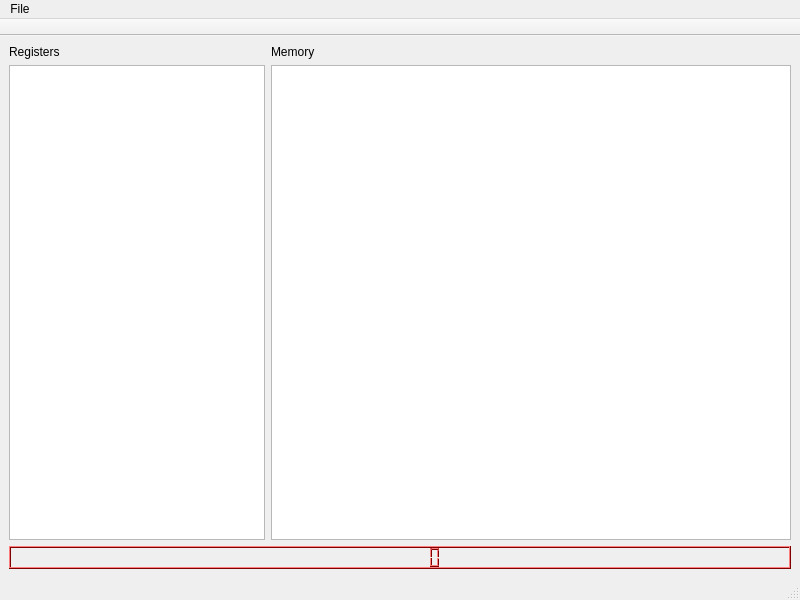
<?xml version="1.0" encoding="UTF-8"?>
<ui version="4.0">
 <class>TLEmulator</class>
 <widget class="QMainWindow" name="TLEmulator">
  <property name="geometry">
   <rect>
    <x>0</x>
    <y>0</y>
    <width>800</width>
    <height>600</height>
   </rect>
  </property>
  <property name="windowTitle">
   <string>TLEmulator</string>
  </property>
  <widget class="QWidget" name="centralwidget">
   <layout class="QVBoxLayout" name="verticalLayout">
    <item>
     <layout class="QHBoxLayout" name="horizontalLayout_2">
      <item>
       <layout class="QVBoxLayout" name="verticalLayout_2">
        <item>
         <widget class="QLabel" name="register_list">
          <property name="text">
           <string>Registers</string>
          </property>
         </widget>
        </item>
        <item>
         <widget class="QListView" name="register_view">
          <property name="sizePolicy">
           <sizepolicy hsizetype="Maximum" vsizetype="Expanding">
            <horstretch>0</horstretch>
            <verstretch>0</verstretch>
           </sizepolicy>
          </property>
          <property name="maximumSize">
           <size>
            <width>275</width>
            <height>16777215</height>
           </size>
          </property>
         </widget>
        </item>
       </layout>
      </item>
      <item>
       <layout class="QVBoxLayout" name="verticalLayout_3">
        <item>
         <widget class="QLabel" name="memory_label">
          <property name="text">
           <string>Memory</string>
          </property>
         </widget>
        </item>
        <item>
         <widget class="QListView" name="memory_view">
          <property name="enabled">
           <bool>true</bool>
          </property>
          <property name="selectionMode">
           <enum>QAbstractItemView::NoSelection</enum>
          </property>
         </widget>
        </item>
       </layout>
      </item>
     </layout>
    </item>
    <item>
     <layout class="QGridLayout" name="gridLayout">
      <item row="0" column="0">
       <widget class="QLCDNumber" name="lcdNumber">
        <property name="palette">
         <palette>
          <active>
           <colorrole role="WindowText">
            <brush brushstyle="SolidPattern">
             <color alpha="255">
              <red>0</red>
              <green>0</green>
              <blue>0</blue>
             </color>
            </brush>
           </colorrole>
           <colorrole role="Button">
            <brush brushstyle="SolidPattern">
             <color alpha="255">
              <red>255</red>
              <green>0</green>
              <blue>0</blue>
             </color>
            </brush>
           </colorrole>
           <colorrole role="Light">
            <brush brushstyle="SolidPattern">
             <color alpha="255">
              <red>255</red>
              <green>127</green>
              <blue>127</blue>
             </color>
            </brush>
           </colorrole>
           <colorrole role="Midlight">
            <brush brushstyle="SolidPattern">
             <color alpha="255">
              <red>255</red>
              <green>63</green>
              <blue>63</blue>
             </color>
            </brush>
           </colorrole>
           <colorrole role="Dark">
            <brush brushstyle="SolidPattern">
             <color alpha="255">
              <red>127</red>
              <green>0</green>
              <blue>0</blue>
             </color>
            </brush>
           </colorrole>
           <colorrole role="Mid">
            <brush brushstyle="SolidPattern">
             <color alpha="255">
              <red>170</red>
              <green>0</green>
              <blue>0</blue>
             </color>
            </brush>
           </colorrole>
           <colorrole role="Text">
            <brush brushstyle="SolidPattern">
             <color alpha="255">
              <red>0</red>
              <green>0</green>
              <blue>0</blue>
             </color>
            </brush>
           </colorrole>
           <colorrole role="BrightText">
            <brush brushstyle="SolidPattern">
             <color alpha="255">
              <red>255</red>
              <green>255</green>
              <blue>255</blue>
             </color>
            </brush>
           </colorrole>
           <colorrole role="ButtonText">
            <brush brushstyle="SolidPattern">
             <color alpha="255">
              <red>0</red>
              <green>0</green>
              <blue>0</blue>
             </color>
            </brush>
           </colorrole>
           <colorrole role="Base">
            <brush brushstyle="SolidPattern">
             <color alpha="255">
              <red>255</red>
              <green>255</green>
              <blue>255</blue>
             </color>
            </brush>
           </colorrole>
           <colorrole role="Window">
            <brush brushstyle="SolidPattern">
             <color alpha="255">
              <red>255</red>
              <green>0</green>
              <blue>0</blue>
             </color>
            </brush>
           </colorrole>
           <colorrole role="Shadow">
            <brush brushstyle="SolidPattern">
             <color alpha="255">
              <red>0</red>
              <green>0</green>
              <blue>0</blue>
             </color>
            </brush>
           </colorrole>
           <colorrole role="AlternateBase">
            <brush brushstyle="SolidPattern">
             <color alpha="255">
              <red>255</red>
              <green>127</green>
              <blue>127</blue>
             </color>
            </brush>
           </colorrole>
           <colorrole role="ToolTipBase">
            <brush brushstyle="SolidPattern">
             <color alpha="255">
              <red>255</red>
              <green>255</green>
              <blue>220</blue>
             </color>
            </brush>
           </colorrole>
           <colorrole role="ToolTipText">
            <brush brushstyle="SolidPattern">
             <color alpha="255">
              <red>0</red>
              <green>0</green>
              <blue>0</blue>
             </color>
            </brush>
           </colorrole>
           <colorrole role="PlaceholderText">
            <brush brushstyle="SolidPattern">
             <color alpha="128">
              <red>0</red>
              <green>0</green>
              <blue>0</blue>
             </color>
            </brush>
           </colorrole>
          </active>
          <inactive>
           <colorrole role="WindowText">
            <brush brushstyle="SolidPattern">
             <color alpha="255">
              <red>0</red>
              <green>0</green>
              <blue>0</blue>
             </color>
            </brush>
           </colorrole>
           <colorrole role="Button">
            <brush brushstyle="SolidPattern">
             <color alpha="255">
              <red>255</red>
              <green>0</green>
              <blue>0</blue>
             </color>
            </brush>
           </colorrole>
           <colorrole role="Light">
            <brush brushstyle="SolidPattern">
             <color alpha="255">
              <red>255</red>
              <green>127</green>
              <blue>127</blue>
             </color>
            </brush>
           </colorrole>
           <colorrole role="Midlight">
            <brush brushstyle="SolidPattern">
             <color alpha="255">
              <red>255</red>
              <green>63</green>
              <blue>63</blue>
             </color>
            </brush>
           </colorrole>
           <colorrole role="Dark">
            <brush brushstyle="SolidPattern">
             <color alpha="255">
              <red>127</red>
              <green>0</green>
              <blue>0</blue>
             </color>
            </brush>
           </colorrole>
           <colorrole role="Mid">
            <brush brushstyle="SolidPattern">
             <color alpha="255">
              <red>170</red>
              <green>0</green>
              <blue>0</blue>
             </color>
            </brush>
           </colorrole>
           <colorrole role="Text">
            <brush brushstyle="SolidPattern">
             <color alpha="255">
              <red>0</red>
              <green>0</green>
              <blue>0</blue>
             </color>
            </brush>
           </colorrole>
           <colorrole role="BrightText">
            <brush brushstyle="SolidPattern">
             <color alpha="255">
              <red>255</red>
              <green>255</green>
              <blue>255</blue>
             </color>
            </brush>
           </colorrole>
           <colorrole role="ButtonText">
            <brush brushstyle="SolidPattern">
             <color alpha="255">
              <red>0</red>
              <green>0</green>
              <blue>0</blue>
             </color>
            </brush>
           </colorrole>
           <colorrole role="Base">
            <brush brushstyle="SolidPattern">
             <color alpha="255">
              <red>255</red>
              <green>255</green>
              <blue>255</blue>
             </color>
            </brush>
           </colorrole>
           <colorrole role="Window">
            <brush brushstyle="SolidPattern">
             <color alpha="255">
              <red>255</red>
              <green>0</green>
              <blue>0</blue>
             </color>
            </brush>
           </colorrole>
           <colorrole role="Shadow">
            <brush brushstyle="SolidPattern">
             <color alpha="255">
              <red>0</red>
              <green>0</green>
              <blue>0</blue>
             </color>
            </brush>
           </colorrole>
           <colorrole role="AlternateBase">
            <brush brushstyle="SolidPattern">
             <color alpha="255">
              <red>255</red>
              <green>127</green>
              <blue>127</blue>
             </color>
            </brush>
           </colorrole>
           <colorrole role="ToolTipBase">
            <brush brushstyle="SolidPattern">
             <color alpha="255">
              <red>255</red>
              <green>255</green>
              <blue>220</blue>
             </color>
            </brush>
           </colorrole>
           <colorrole role="ToolTipText">
            <brush brushstyle="SolidPattern">
             <color alpha="255">
              <red>0</red>
              <green>0</green>
              <blue>0</blue>
             </color>
            </brush>
           </colorrole>
           <colorrole role="PlaceholderText">
            <brush brushstyle="SolidPattern">
             <color alpha="128">
              <red>0</red>
              <green>0</green>
              <blue>0</blue>
             </color>
            </brush>
           </colorrole>
          </inactive>
          <disabled>
           <colorrole role="WindowText">
            <brush brushstyle="SolidPattern">
             <color alpha="255">
              <red>127</red>
              <green>0</green>
              <blue>0</blue>
             </color>
            </brush>
           </colorrole>
           <colorrole role="Button">
            <brush brushstyle="SolidPattern">
             <color alpha="255">
              <red>255</red>
              <green>0</green>
              <blue>0</blue>
             </color>
            </brush>
           </colorrole>
           <colorrole role="Light">
            <brush brushstyle="SolidPattern">
             <color alpha="255">
              <red>255</red>
              <green>127</green>
              <blue>127</blue>
             </color>
            </brush>
           </colorrole>
           <colorrole role="Midlight">
            <brush brushstyle="SolidPattern">
             <color alpha="255">
              <red>255</red>
              <green>63</green>
              <blue>63</blue>
             </color>
            </brush>
           </colorrole>
           <colorrole role="Dark">
            <brush brushstyle="SolidPattern">
             <color alpha="255">
              <red>127</red>
              <green>0</green>
              <blue>0</blue>
             </color>
            </brush>
           </colorrole>
           <colorrole role="Mid">
            <brush brushstyle="SolidPattern">
             <color alpha="255">
              <red>170</red>
              <green>0</green>
              <blue>0</blue>
             </color>
            </brush>
           </colorrole>
           <colorrole role="Text">
            <brush brushstyle="SolidPattern">
             <color alpha="255">
              <red>127</red>
              <green>0</green>
              <blue>0</blue>
             </color>
            </brush>
           </colorrole>
           <colorrole role="BrightText">
            <brush brushstyle="SolidPattern">
             <color alpha="255">
              <red>255</red>
              <green>255</green>
              <blue>255</blue>
             </color>
            </brush>
           </colorrole>
           <colorrole role="ButtonText">
            <brush brushstyle="SolidPattern">
             <color alpha="255">
              <red>127</red>
              <green>0</green>
              <blue>0</blue>
             </color>
            </brush>
           </colorrole>
           <colorrole role="Base">
            <brush brushstyle="SolidPattern">
             <color alpha="255">
              <red>255</red>
              <green>0</green>
              <blue>0</blue>
             </color>
            </brush>
           </colorrole>
           <colorrole role="Window">
            <brush brushstyle="SolidPattern">
             <color alpha="255">
              <red>255</red>
              <green>0</green>
              <blue>0</blue>
             </color>
            </brush>
           </colorrole>
           <colorrole role="Shadow">
            <brush brushstyle="SolidPattern">
             <color alpha="255">
              <red>0</red>
              <green>0</green>
              <blue>0</blue>
             </color>
            </brush>
           </colorrole>
           <colorrole role="AlternateBase">
            <brush brushstyle="SolidPattern">
             <color alpha="255">
              <red>255</red>
              <green>0</green>
              <blue>0</blue>
             </color>
            </brush>
           </colorrole>
           <colorrole role="ToolTipBase">
            <brush brushstyle="SolidPattern">
             <color alpha="255">
              <red>255</red>
              <green>255</green>
              <blue>220</blue>
             </color>
            </brush>
           </colorrole>
           <colorrole role="ToolTipText">
            <brush brushstyle="SolidPattern">
             <color alpha="255">
              <red>0</red>
              <green>0</green>
              <blue>0</blue>
             </color>
            </brush>
           </colorrole>
           <colorrole role="PlaceholderText">
            <brush brushstyle="SolidPattern">
             <color alpha="128">
              <red>0</red>
              <green>0</green>
              <blue>0</blue>
             </color>
            </brush>
           </colorrole>
          </disabled>
         </palette>
        </property>
        <property name="font">
         <font>
          <pointsize>18</pointsize>
         </font>
        </property>
        <property name="smallDecimalPoint">
         <bool>false</bool>
        </property>
        <property name="digitCount">
         <number>8</number>
        </property>
        <property name="mode">
         <enum>QLCDNumber::Hex</enum>
        </property>
       </widget>
      </item>
     </layout>
    </item>
   </layout>
  </widget>
  <widget class="QMenuBar" name="menubar">
   <property name="geometry">
    <rect>
     <x>0</x>
     <y>0</y>
     <width>800</width>
     <height>20</height>
    </rect>
   </property>
   <widget class="QMenu" name="menuFile">
    <property name="title">
     <string>File</string>
    </property>
    <addaction name="actionReload"/>
   </widget>
   <addaction name="menuFile"/>
  </widget>
  <widget class="QStatusBar" name="statusbar"/>
  <widget class="QToolBar" name="toolBar">
   <property name="windowTitle">
    <string>toolBar</string>
   </property>
   <property name="movable">
    <bool>false</bool>
   </property>
   <property name="floatable">
    <bool>false</bool>
   </property>
   <attribute name="toolBarArea">
    <enum>TopToolBarArea</enum>
   </attribute>
   <attribute name="toolBarBreak">
    <bool>false</bool>
   </attribute>
  </widget>
  <action name="actionReload">
   <property name="text">
    <string>Reload</string>
   </property>
  </action>
 </widget>
 <resources/>
 <connections/>
</ui>
